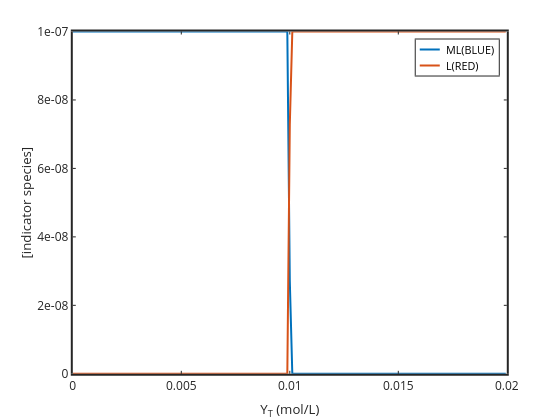

The notebook cell saved with this chart:
### Code cell
plot(YT,ML,'linewidth',2,YT,L,'linewidth',2)
set(gca,'linewidth',2,'fontsize',12)
xlabel('Y_T (mol/L)'); ylabel('[indicator species]')
legend('ML(BLUE)','L(RED)')

### Figure 1 — Plotly figure (JSON) as saved in the notebook; plotly's stock layout.template omitted (floating-point values rounded to 4 significant figures)
{"data": [{"line": {"color": "rgb(0,113,188)", "dash": "solid", "width": 2}, "marker": {"color": "rgb(0,113,188)", "line": {"color": "rgb(0,113,188)"}, "size": 6, "symbol": "none"}, "mode": "lines", "name": "ML(BLUE)", "showlegend": true, "type": "scatter", "visibility": true, "x": [0, 0.005012, 0.00507, 0.005129, 0.005188, 0.005248, 0.005309, 0.00537, 0.005433, 0.005495, 0.005559, 0.005623, 0.005689, 0.005754, 0.005821, 0.005888, 0.005957, 0.006026, 0.006095, 0.006166, 0.006237, 0.00631, 0.006383, 0.006457, 0.006531, 0.006607, 0.006683, 0.006761, 0.006839, 0.006918, 0.006998, 0.007079, 0.007161, 0.007244, 0.007328, 0.007413, 0.007499, 0.007586, 0.007674, 0.007762, 0.007852, 0.007943, 0.008035, 0.008128, 0.008222, 0.008318, 0.008414, 0.008511, 0.00861, 0.00871, 0.00881, 0.008913, 0.009016, 0.00912, 0.009226, 0.009333, 0.009441, 0.00955, 0.009661, 0.009772, 0.009886, 0.01, 0.01012, 0.01023, 0.01035, 0.01047, 0.01059, 0.01072, 0.01084, 0.01096, 0.01109, 0.01122, 0.01135, 0.01148, 0.01161, 0.01175, 0.01189, 0.01202, 0.01216, 0.0123, 0.01245, 0.01259, 0.01274, 0.01288, 0.01303, 0.01318, 0.01334, 0.01349, 0.01365, 0.0138, 0.01396, 0.01413, 0.01429, 0.01445, 0.01462, 0.01479, 0.01496, 0.01514, 0.01531, 0.01549, 0.01567, 0.01585, 0.01603, 0.01622, 0.01641, 0.0166, 0.01679, 0.01698, 0.01718, 0.01738, 0.01758, 0.01778, 0.01799, 0.0182, 0.01841, 0.01862, 0.01884, 0.01905, 0.01928, 0.0195, 0.01972, 0.01995], "xaxis": "x", "y": [1e-07, 1e-07, 1e-07, 1e-07, 1e-07, 1e-07, 1e-07, 1e-07, 1e-07, 1e-07, 1e-07, 1e-07, 1e-07, 1e-07, 1e-07, 1e-07, 1e-07, 1e-07, 1e-07, 1e-07, 1e-07, 1e-07, 1e-07, 1e-07, 1e-07, 1e-07, 1e-07, 1e-07, 1e-07, 1e-07, 1e-07, 1e-07, 1e-07, 1e-07, 1e-07, 1e-07, 1e-07, 1e-07, 1e-07, 1e-07, 1e-07, 1e-07, 1e-07, 1e-07, 1e-07, 1e-07, 1e-07, 1e-07, 1e-07, 1e-07, 1e-07, 1e-07, 1e-07, 1e-07, 1e-07, 1e-07, 1e-07, 1e-07, 1e-07, 1e-07, 1e-07, 2.721e-08, 8.785e-12, 4.368e-12, 2.895e-12, 2.159e-12, 1.717e-12, 1.423e-12, 1.212e-12, 1.055e-12, 9.319e-13, 8.338e-13, 7.535e-13, 6.867e-13, 6.302e-13, 5.817e-13, 5.397e-13, 5.03e-13, 4.706e-13, 4.418e-13, 4.161e-13, 3.929e-13, 3.72e-13, 3.529e-13, 3.356e-13, 3.197e-13, 3.05e-13, 2.915e-13, 2.791e-13, 2.675e-13, 2.567e-13, 2.466e-13, 2.372e-13, 2.284e-13, 2.201e-13, 2.123e-13, 2.05e-13, 1.981e-13, 1.916e-13, 1.854e-13, 1.795e-13, 1.739e-13, 1.687e-13, 1.636e-13, 1.588e-13, 1.542e-13, 1.499e-13, 1.457e-13, 1.417e-13, 1.379e-13, 1.342e-13, 1.307e-13, 1.274e-13, 1.241e-13, 1.21e-13, 1.18e-13, 1.151e-13, 1.124e-13, 1.097e-13, 1.071e-13, 1.046e-13, 1.022e-13], "yaxis": "y"}, {"line": {"color": "rgb(216,82,24)", "dash": "solid", "width": 2}, "marker": {"color": "rgb(216,82,24)", "line": {"color": "rgb(216,82,24)"}, "size": 6, "symbol": "none"}, "mode": "lines", "name": "L(RED)", "showlegend": true, "type": "scatter", "visibility": true, "x": [0, 0.005012, 0.00507, 0.005129, 0.005188, 0.005248, 0.005309, 0.00537, 0.005433, 0.005495, 0.005559, 0.005623, 0.005689, 0.005754, 0.005821, 0.005888, 0.005957, 0.006026, 0.006095, 0.006166, 0.006237, 0.00631, 0.006383, 0.006457, 0.006531, 0.006607, 0.006683, 0.006761, 0.006839, 0.006918, 0.006998, 0.007079, 0.007161, 0.007244, 0.007328, 0.007413, 0.007499, 0.007586, 0.007674, 0.007762, 0.007852, 0.007943, 0.008035, 0.008128, 0.008222, 0.008318, 0.008414, 0.008511, 0.00861, 0.00871, 0.00881, 0.008913, 0.009016, 0.00912, 0.009226, 0.009333, 0.009441, 0.00955, 0.009661, 0.009772, 0.009886, 0.01, 0.01012, 0.01023, 0.01035, 0.01047, 0.01059, 0.01072, 0.01084, 0.01096, 0.01109, 0.01122, 0.01135, 0.01148, 0.01161, 0.01175, 0.01189, 0.01202, 0.01216, 0.0123, 0.01245, 0.01259, 0.01274, 0.01288, 0.01303, 0.01318, 0.01334, 0.01349, 0.01365, 0.0138, 0.01396, 0.01413, 0.01429, 0.01445, 0.01462, 0.01479, 0.01496, 0.01514, 0.01531, 0.01549, 0.01567, 0.01585, 0.01603, 0.01622, 0.01641, 0.0166, 0.01679, 0.01698, 0.01718, 0.01738, 0.01758, 0.01778, 0.01799, 0.0182, 0.01841, 0.01862, 0.01884, 0.01905, 0.01928, 0.0195, 0.01972, 0.01995], "xaxis": "x", "y": [1e-17, 2.005e-17, 2.028e-17, 2.053e-17, 2.078e-17, 2.104e-17, 2.132e-17, 2.16e-17, 2.189e-17, 2.22e-17, 2.252e-17, 2.285e-17, 2.319e-17, 2.355e-17, 2.393e-17, 2.432e-17, 2.473e-17, 2.516e-17, 2.561e-17, 2.608e-17, 2.658e-17, 2.71e-17, 2.765e-17, 2.822e-17, 2.883e-17, 2.947e-17, 3.015e-17, 3.087e-17, 3.164e-17, 3.245e-17, 3.332e-17, 3.424e-17, 3.523e-17, 3.629e-17, 3.743e-17, 3.866e-17, 3.998e-17, 4.142e-17, 4.299e-17, 4.469e-17, 4.656e-17, 4.862e-17, 5.09e-17, 5.343e-17, 5.626e-17, 5.944e-17, 6.305e-17, 6.718e-17, 7.194e-17, 7.75e-17, 8.408e-17, 9.196e-17, 1.016e-16, 1.137e-16, 1.292e-16, 1.498e-16, 1.788e-16, 2.222e-16, 2.946e-16, 4.395e-16, 8.744e-16, 7.279e-08, 9.999e-08, 1e-07, 1e-07, 1e-07, 1e-07, 1e-07, 1e-07, 1e-07, 1e-07, 1e-07, 1e-07, 1e-07, 1e-07, 1e-07, 1e-07, 1e-07, 1e-07, 1e-07, 1e-07, 1e-07, 1e-07, 1e-07, 1e-07, 1e-07, 1e-07, 1e-07, 1e-07, 1e-07, 1e-07, 1e-07, 1e-07, 1e-07, 1e-07, 1e-07, 1e-07, 1e-07, 1e-07, 1e-07, 1e-07, 1e-07, 1e-07, 1e-07, 1e-07, 1e-07, 1e-07, 1e-07, 1e-07, 1e-07, 1e-07, 1e-07, 1e-07, 1e-07, 1e-07, 1e-07, 1e-07, 1e-07, 1e-07, 1e-07, 1e-07, 1e-07], "yaxis": "y"}, {"hoverinfo": "none", "line": {"color": "rgb(0,113,188)", "dash": "solid", "width": 2}, "marker": {"color": "rgb(0,113,188)", "line": {"color": "rgb(0,113,188)"}, "size": 6, "symbol": "none"}, "mode": "lines", "name": "", "showlegend": false, "type": "scatter", "visibility": true, "x": [3, 18], "xaxis": "x2", "y": [7.494, 7.494], "yaxis": "y2"}, {"hoverinfo": "none", "line": {"color": "rgb(216,82,24)", "dash": "solid", "width": 2}, "marker": {"color": "rgb(216,82,24)", "line": {"color": "rgb(216,82,24)"}, "size": 6, "symbol": "none"}, "mode": "lines", "name": "", "showlegend": false, "type": "scatter", "visibility": true, "x": [3, 18], "xaxis": "x2", "y": [19.48, 19.48], "yaxis": "y2"}], "layout": {"annotations": [{"font": {"color": "rgb(0,0,0)", "size": 10.8}, "showarrow": false, "text": "ML(BLUE)", "x": 21, "xanchor": "left", "xref": "x2", "y": 7.494, "yanchor": "middle", "yref": "y2"}, {"font": {"color": "rgb(0,0,0)", "size": 10.8}, "showarrow": false, "text": "L(RED)", "x": 21, "xanchor": "left", "xref": "x2", "y": 19.48, "yanchor": "middle", "yref": "y2"}], "height": 420, "hovermode": "closest", "margin": {"b": 0, "l": 0, "r": 0, "t": 0}, "plot_bgcolor": "rgba(0,0,0,0)", "showlegend": false, "width": 560, "xaxis": {"anchor": "y", "autorange": false, "domain": [0.13, 0.905], "exponentformat": "none", "gridcolor": "rgba(38,38,38,0.15)", "gridwidth": 2, "linecolor": "rgb(38,38,38)", "linewidth": 2, "mirror": "ticks", "range": [0, 0.02], "showgrid": false, "showline": true, "side": "bottom", "spikedash": "solid", "spikemode": "across", "spikesides": false, "spikethickness": 1, "tickangle": 0, "tickcolor": "rgb(38,38,38)", "tickfont": {"color": "rgb(38,38,38)", "size": 12}, "ticklen": 3, "ticks": "inside", "ticktext": ["0", "0.005", "0.01", "0.015", "0.02"], "tickvals": [0, 0.005, 0.01, 0.015, 0.02], "title": {"font": {"color": "rgb(38,38,38)", "size": 13.2}, "text": "Y<sub>T</sub> (mol/L)"}, "type": "linear", "visible": true, "zeroline": false}, "xaxis2": {"anchor": "y2", "autorange": false, "domain": [0.7424, 0.8907], "exponentformat": "none", "fixedrange": true, "gridcolor": "rgba(38,38,38,0.15)", "gridwidth": 1, "linecolor": "rgb(38,38,38)", "linewidth": 1, "mirror": true, "range": [0, 62.2], "showgrid": false, "showline": true, "showspikes": false, "side": "bottom", "spikedash": "solid", "spikemode": "across", "spikesides": false, "spikethickness": 1, "tickangle": 0, "tickcolor": "rgb(38,38,38)", "tickfont": {"color": "rgb(38,38,38)", "size": 10.8}, "ticklen": 3, "ticks": "", "ticktext": [], "tickvals": [], "title": {"font": {"color": "rgb(0,0,0)", "size": 11.88}, "text": ""}, "type": "linear", "visible": true, "zeroline": false}, "yaxis": {"anchor": "x", "autorange": false, "domain": [0.11, 0.925], "exponentformat": "none", "gridcolor": "rgba(38,38,38,0.15)", "gridwidth": 2, "linecolor": "rgb(38,38,38)", "linewidth": 2, "mirror": "ticks", "range": [0, 1e-07], "showgrid": false, "showline": true, "side": "left", "spikedash": "solid", "spikemode": "across", "spikesides": false, "spikethickness": 1, "tickangle": 0, "tickcolor": "rgb(38,38,38)", "tickfont": {"color": "rgb(38,38,38)", "size": 12}, "ticklen": 3, "ticks": "inside", "ticktext": ["0", "2e-08", "4e-08", "6e-08", "8e-08", "1e-07"], "tickvals": [0, 2e-08, 4e-08, 6e-08, 8e-08, 1e-07], "title": {"font": {"color": "rgb(38,38,38)", "size": 13.2}, "text": "[indicator species]"}, "type": "linear", "visible": true, "zeroline": false}, "yaxis2": {"anchor": "x2", "autorange": false, "domain": [0.8202, 0.9059], "exponentformat": "none", "fixedrange": true, "gridcolor": "rgba(38,38,38,0.15)", "gridwidth": 1, "linecolor": "rgb(38,38,38)", "linewidth": 1, "mirror": true, "range": [26.98, 0], "showgrid": false, "showline": true, "showspikes": false, "side": "left", "spikedash": "solid", "spikemode": "across", "spikesides": false, "spikethickness": 1, "tickangle": 0, "tickcolor": "rgb(38,38,38)", "tickfont": {"color": "rgb(38,38,38)", "size": 10.8}, "ticklen": 3, "ticks": "", "ticktext": [], "tickvals": [], "title": {"font": {"color": "rgb(0,0,0)", "size": 11.88}, "text": ""}, "type": "linear", "visible": true, "zeroline": false}}}
